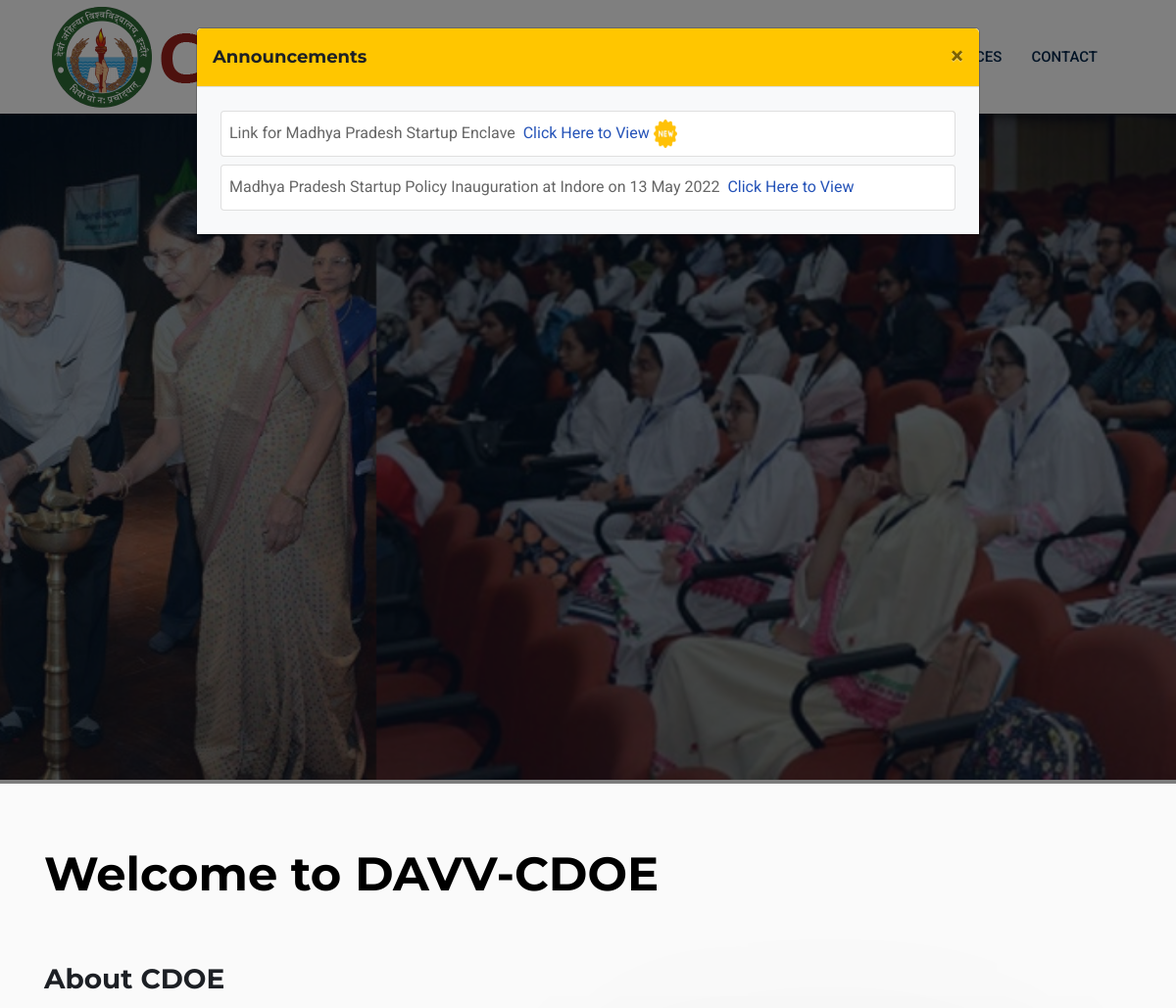
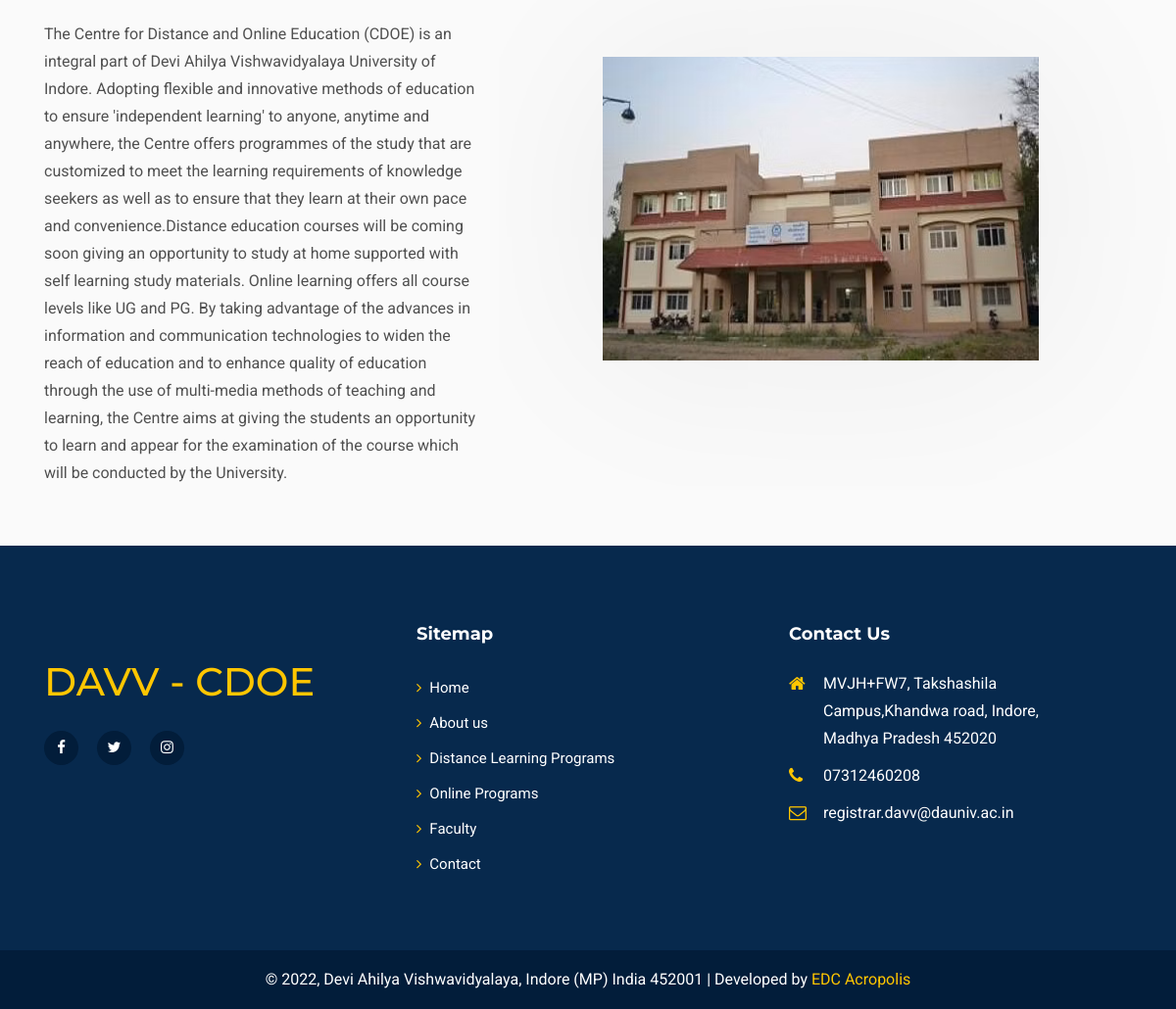
The page / on the database its author committed (2 pictures, top to bottom).
### main/models.py (models this page shows, shortened)
class Announcement(models.Model):
    title = models.CharField(max_length=100, blank=False)
    link = models.URLField(blank=False)
    new = models.BooleanField(default=True)

class Slide(models.Model):
    image = models.ImageField(upload_to='images/slides/')

class Index(models.Model):
    slides = models.ManyToManyField(Slide)
    welcome_header=models.CharField(max_length=200)
    about_head=models.CharField(max_length=200)
    about_body=models.TextField(null=False,blank=False)
    header_image=models.ImageField(null=True ,upload_to='images/index/')
    fb_link=models.URLField()
    twitter_link=models.URLField()
    insta_link=models.URLField()
    address=models.TextField()
    contact_num=models.CharField(max_length=12)
    email_id=models.EmailField()

### main/views.py (the view)
# urls.py: path('', views.index, name='index'),
def index(request):
    program=Program.objects.all()
    index=Index.objects.filter()[:1].get()
    announcement=Announcement.objects.all()
    context={'programs':program, 'announcements': announcement,'index':index}
    return render(request, 'index.html',context)

### templates/index.html (shortened to what this page needs)
{% extends 'index_main.html' %}
{% load static %}
{% block main %}
  <div class="modal fade" id="noticeModal" tabindex="-1" role="dialog" aria-labelledby="exampleModalLabel" aria-hidden="true">
    <div class="modal-dialog modal-lg" role="document">
      <div class="modal-content">
        <div class="modal-header" style="background-color: #ffc600; color: #07294d;">
          <h5 class="modal-title" id="exampleModalLabel">Announcements</h5>
          <button type="button" class="close" data-dismiss="modal" aria-label="Close">
            <span aria-hidden="true">&times;</span>
          </button>
        </div>
        <div class="modal-body bg-light">
            {% for announcement in announcements %}
          <div class="card m-2 p-2 d-flex flex-row">
            {{announcement.title}} &nbsp;<a href="{{ announcement.link }}">Click Here to View </a> &nbsp; {% if announcement.new is True %}<img src="{% static 'assets/images/new.gif' %}" alt="new_gif" width="24rem">{% endif %}
          </div>
          {% endfor %}
        </div>
      </div>
    </div>
  </div>
    <section id="slider-part" class="slider-active" style="height: 85vh;">
      {% for slide in index.slides.all %}
        <div class="single-slider bg_cover pt-150" style="height: 85vh; background-image: url('static/images{{ slide.image.url }}')" data-overlay="4">
        </div>
      {% endfor %}
    </section>
    <section id="about-part" class="pt-50">
        <div class="container">
            <div class="row">
                <div class="col-lg-9">
                    <div class="section-title">
                        <h2>{{index.welcome_header}}</h2>
                    </div>
                </div>
                <div class="col-lg-5">
                    <div class="section-title mt-50">
                        <h3>{{index.about_head}}</h3>
                    </div>
                    <div class="about-cont">
                        <p>{{index.about_body}}</p>
                    </div>
                </div>
                <div class="col-lg-5 offset-lg-1 d-flex flex-column justify-content-center align-items-center">
                    <div class="about-event mt-30">
                        <div class="event-title">
                            <img src="static/images{{index.header_image.url}}" alt="About">
                        </div>
                </div>
            </div>
        </div>
    </section>
{% endblock %}

### templates/index_main.html (shortened to what this page needs)
{% load static %}
<!doctype html>
<html lang="en">
<head>
    <link rel="stylesheet" href="{% static 'assets/css/slick.css' %}">
    <link rel="stylesheet" href="{% static 'assets/css/animate.css' %}">
    <link rel="stylesheet" href="{% static 'assets/css/nice-select.css' %}">
    <link rel="stylesheet" href="{% static 'assets/css/jquery.nice-number.min.css' %}">
    <link rel="stylesheet" href="{% static 'assets/css/magnific-popup.css' %}">
    <link rel="stylesheet" href="{% static 'assets/css/bootstrap.min.css' %}">
    <link rel="stylesheet" href="{% static 'assets/css/font-awesome.min.css' %}">
    <link rel="stylesheet" href="{% static 'assets/css/default.css' %}">
    <link rel="stylesheet" href="{% static 'assets/css/responsive.css' %}">
    <link rel="stylesheet" href="{% static 'assets/css/contact_style.css' %}">
    <link rel="stylesheet" href="{% static 'assets/css/style.css' %}">
</head>
<body>
        <div class="navigation">
            <div class="container">
                <div class="row">
                    <div class="col-lg-12">
                        <nav class="navbar navbar-expand-lg">
                            <a class="navbar-brand" href="{% url 'index' %}">
                            </a>
                            <div class="collapse navbar-collapse sub-menu-bar" id="navbarSupportedContent">
                                <ul class="navbar-nav ml-auto">
                                    <li class="nav-item">
                                        <a class="" href="{% url 'index' %}">Home</a>
                                    </li>
                                    <li class="nav-item">
                                        <a href="{% url 'index' %}#about-part">About Us</a>
                                    </li>
                                    <li class="nav-item">
                                        <a class="">Programs</a>
                                    </li>
                                    <li class="nav-item">
                                        <a class="" href="{% url 'faculty' %}">Faculty</a>
                                    </li>
                                    <li class="nav-item">
                                        <a href="{% url 'notices' %}">Notices</a>
                                    </li>
                                    <li class="nav-item">
                                        <a href="{% url 'contact'%}">Contact</a>
                                    </li>
                                </ul>
                            </div>
                        </nav>
                    </div>
                </div>
            </div>
        </div>
    {% block main %}
    {% endblock %}
    <footer id="footer-part">
        <div class="footer-top pt-40 pb-70">
            <div class="container">
                <div class="row">
                    <div class="col-lg-4 col-md-6">
                        <div class="footer-about mt-40">
                            <div class="logo">
                                <a href="{% url 'index' %}" style="color: #ffc600;"><h1>DAVV - CDOE</a>
                            </div>
                            <ul class="mt-20">
                                <li><a href="{{index.insta_link}}"><i class="fa fa-facebook-f"></i></a></li>
                                <li><a href="{{index.twitter_link}}"><i class="fa fa-twitter"></i></a></li>
                                <li><a href="{{index.insta_link}}"><i class="fa fa-instagram"></i></a></li>
                            </ul>
                        </div>
                    </div>
                    <div class="col-lg-4 col-md-6 col-sm-6">
                        <div class="footer-link mt-40">
                            <div class="footer-title pb-25">
                                <h6>Sitemap</h6>
                            </div>
                            <ul>
                                <li><a href="{% url 'index' %}"><i class="fa fa-angle-right"></i>Home</a></li>
                                <li><a href="{% url 'index' %}#about-part"><i class="fa fa-angle-right"></i>About us</a></li>
                                <li><a href="{% url 'comingsoon' %}"><i class="fa fa-angle-right"></i>Distance Learning Programs</a></li>
                                <li><a href=""><i class="fa fa-angle-right"></i>Online Programs</a></li>
                                <li><a href="{% url 'faculty' %}"><i class="fa fa-angle-right"></i>Faculty</a></li>
                                <li><a href="{% url 'contact' %}"><i class="fa fa-angle-right"></i>Contact</a></li>
                            </ul>
                        </div>
                    </div>
                    <div class="col-lg-3 col-md-6">
                        <div class="footer-address mt-40">
                            <div class="footer-title pb-25">
                                <h6>Contact Us</h6>
                            </div>
                            <ul>
                                <li>
                                    <div class="icon">
                                        <i class="fa fa-home"></i>
                                    </div>
                                    <div class="cont">
                                        <p>{{index.address}}</p>
                                    </div>
                                </li>
                                <li>
                                    <div class="icon">
                                        <i class="fa fa-phone"></i>
                                    </div>
                                    <div class="cont">
                                        <p>{{index.contact_num}}</p>
                                    </div>
                                </li>
                                <li>
                                    <div class="icon">
                                        <i class="fa fa-envelope-o"></i>
                                    </div>
                                    <div class="cont">
                                        <p>{{index.email_id}}</p>
                                    </div>
                                </li>
                            </ul>
                        </div>
                    </div>
                </div>
            </div>
        </div>
        <div class="text-center p-3 footer_copyright">
            © 2022, Devi Ahilya Vishwavidyalaya, Indore (MP) India 452001 | Developed by
            <a class="" href="https://shadmirza.pythonanywhere.com" target="_blank"> EDC Acropolis </a>
          </div>
    </footer>
</body>
</html>

### static/assets/css/default.css (style rules this page uses)
.mt-20 { margin-top: 20px; }
.mt-30 { margin-top: 30px; }
.mt-40 { margin-top: 40px; }
.mt-50 { margin-top: 50px; }
.pt-40 { padding-top: 40px; }
.pt-50 { padding-top: 50px; }
.pt-150 { padding-top: 150px; }
.pb-25 { padding-bottom: 25px; }
.pb-70 { padding-bottom: 70px; }
[data-overlay] { position: relative; }
[data-overlay]::before { background: #07294d none repeat scroll 0 0; content: ""; height: 100%; left: 0; position: absolute; top: 0; width: 100%; z-index: 1; }
[data-overlay="4"]::before { opacity: 0.4; }

### rows shown on the page
Announcement: title "Link for Madhya Pradesh Startup Enclave", new True (drawn)
Announcement: title "Madhya Pradesh Startup Policy Inauguration at Indore on 13 May 2022"
Slide: image (picture)
Index: welcome_header "Welcome to DAVV-CDOE", about_head "About CDOE", about_body "The Centre for Distance and Online Education (CDOE) is an integral part of Devi Ahilya Vishwavidyalaya University of Indore. Adopting flexible and innovative methods of education to ensure 'independent learning' to anyone, anytime and anywhere, the Centre offers programmes of the study that are customized to meet the learning requirements of knowledge seekers as well as to ensure that they learn at their own pace and convenience.Distance education courses will be coming soon giving an opportunity to study at home supported with self learning study materials. Online learning offers all course levels like UG and PG. By taking advantage of the advances in information and communication…", header_image (picture), address "MVJH+FW7, Takshashila Campus,Khandwa road, Indore, Madhya Pradesh 452020", contact_num "07312460208", email_id "registrar.davv@dauniv.ac.in"
